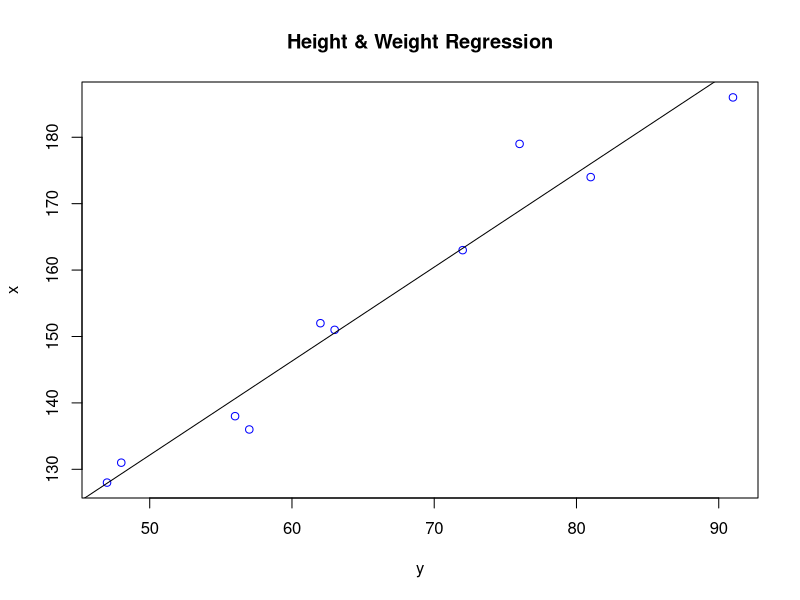

This figure's R source:
# Lesson 3: Learn to Use Regression Analysis

x <- c(151, 174, 138, 186, 128, 136, 179, 163, 152, 131)
y <- c(63, 81, 56, 91, 47, 57, 76, 72, 62, 48)

# Apply the lm() function.
relation <- lm(y~x)

print(relation)
summary(relation)
summary(relation)$coefficients

a<-data.frame(x=170)
result<-predict(relation, a)

png(file="linearregression.png")
plot(y,x,col="blue",main="Height & Weight Regression")
abline(lm(x~y),cex=1.3,pch=16,xlab="Weight in Kg",ylab="Height in cm")
dev.off()